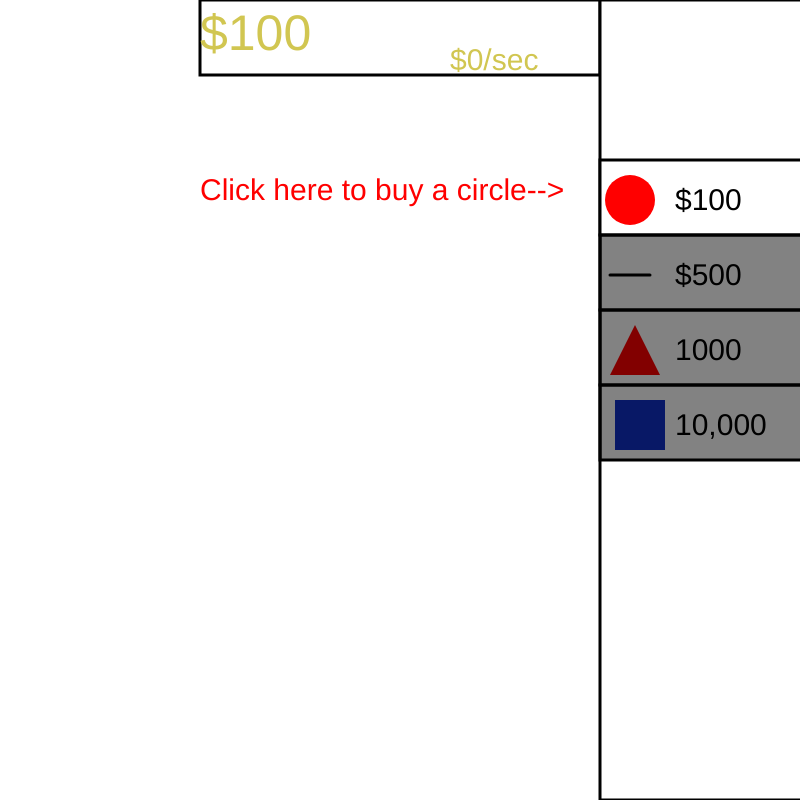
Frame 1 (no input)
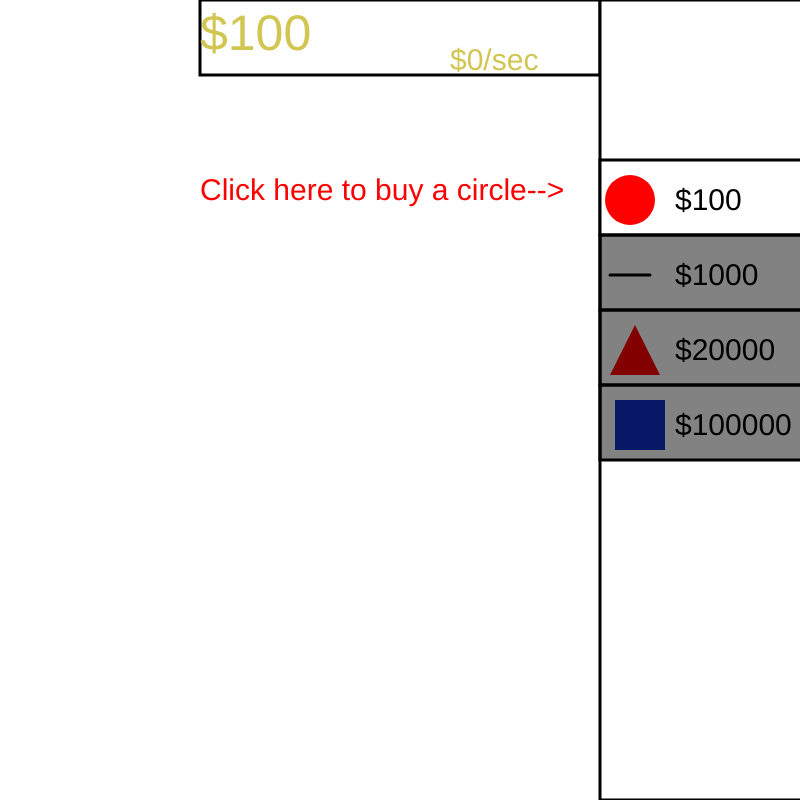
Frame 60 (no input)
Frame 120 (the mouse pressed at the canvas centre since frame 60): identical to frame 60, image omitted

The p5.js sketch that drew these frames (run headless with seeded random() and noise() and a simulated clock; from frame 60 on, the mouse is pressed at the canvas centre):

// p5.js sketch
// ── sketch.js
//one second
var os = 0;
//circle display(what the text says($100 or 2/sec))
var cD = "$100";
//line display
var lD = "$500";
//triangle display
var tD = "1000";
//square display
var sD = "10,000";

var $ = 100;
var $ps = 0;
var numC = 0;
var numL = 0;
var numT = 0;
var numS = 0;
var cPrice = 100;
var lPrice = 1000;
var tPrice = 20000;
var sPrice = 100000;
//tutorial step
var tStep = 0;
function setup() {
  createCanvas(800, 800);
  frameRate(30);
}

function draw() {
  background(255);
  strokeWeight(3);
  stroke(0);
  fill(255);
  rect(200, 0, 400, 75);
  rect(600, 0, 400, 800);

  //'buy a circle' box
  rect(600, 160, 400, 75);
  fill(255, 0, 0);
  noStroke();
  circle(630, 200, 50);
  fill(0);
  textSize(30);
  text(cD, 675, 210);
  cD = "$" + cPrice;
  if ($ < cPrice - 1) {
    fill(0, 0, 0, 125);
    rect(600, 160, 400, 75);
  }
  if (numC > 0) {
    cPrice = numC * 2 + 100;
  }

  //'buy a line' box
  stroke(0);
  noFill();
  rect(600, 235, 400, 75);
  fill(255, 0, 0);
  line(610, 275, 650, 275);
  fill(0);
  noStroke();
  textSize(30);
  text(lD, 675, 285);
  lD = "$" + lPrice;
  if ($ < lPrice - 1) {
    fill(0, 0, 0, 125);
    rect(600, 235, 400, 75);
  }
  if (numL > 0) {
    lPrice = numL * 3 + 1000;
  }

  //'buy triangle' box
  noFill();
  stroke(0);
  rect(600, 310, 400, 75);
  fill(255, 0, 0);
  noStroke();
  triangle(610, 375, 635, 325, 660, 375);
  fill(0);
  noStroke();
  textSize(30);
  text(tD, 675, 360);
  tD = "$" + tPrice;
  if ($ < tPrice - 1) {
    fill(0, 0, 0, 125);
    rect(600, 310, 400, 75);
  }
  if (numT > 0) {
    tPrice = numT * 4 + 20000;
  }

  //'buy a square' box
  noFill();
  stroke(0);
  rect(600, 385, 400, 75);
  fill(16, 46, 199);
  noStroke();
  rect(615, 400, 50, 50);
  fill(0);
  textSize(30);
  text(sD, 675, 435);
  sD = "$" + sPrice;
  if ($ < sPrice - 1) {
    fill(0, 0, 0, 125);
    rect(600, 385, 400, 75);
  }
  if (numS > 0) {
    sPrice = numS * 5 + 100000;
  }

  fill(0);
  textSize(50);
  fill(209, 198, 81);
  text("$" + $, 200, 50);

  textSize(30);
  text("$" + $ps + "/sec", 450, 70);
  fill(255, 0, 0);
  stroke(0);

  //Shapes
  if (numL > 0) {
    stroke(6, 150, 207);
    line(350, 150, 550, 150);
  }
  noStroke();
  if (numC > 0) {
    noStroke();
    fill(255, 0, 0);
    circle(125, 150, 200);
  }

  if (numT > 0) {
    fill(138, 41, 186);
    triangle(25, 600, 125, 450, 225, 600);
  }
  if (numS > 0) {
    fill(16, 46, 199);
    rect(350, 450, 200, 200);
  }
  if (tStep === 0) {
    fill(255, 0, 0);
    text("Click here to buy a circle-->", 200, 200);
    if (
      mouseX > 600 &&
      mouseY > 160 &&
      mouseY < 235 &&
      $ > 99 &&
      mouseIsPressed
    ) {
      numC = numC + 1;
      $ = $ - 100;
      if (tStep === 0) {
        tStep = 1;
      }
    }
  }

  if (tStep === 1) {
    fill(255, 0, 0);
    text("<-- This is your circle", 250, 200);
    fill(0);
    stroke(0);
    rect(400, 210, 100, 50);
    fill(255, 0, 0);
    text("Next", 410, 250);
    if (
      mouseX > 400 &&
      mouseX < 500 &&
      mouseY > 210 &&
      mouseY < 260 &&
      mouseIsPressed &&
      tStep === 1
    ) {
      tStep = 2;
    }
  }
  if (tStep === 2) {
    fill(255, 0, 0);
    textSize(20);
    text(
      "Circles make $1 every second. You can click the circle to get more money",
      250,
      125,
      300,
      200
    );
    fill(0);
    stroke(0);
    rect(300, 210, 100, 50);
    fill(255, 0, 0);
    text("Next", 310, 250);
    if (
      mouseX > 300 &&
      mouseX < 400 &&
      mouseY > 210 &&
      mouseY < 260 &&
      mouseIsPressed &&
      tStep === 2
    ) {
      tStep = 3;
    }
    textSize(30);
  }

  if (tStep === 3) {
    fill(255, 0, 0);
    text("Let's play!", 250, 200);
    fill(0);
    stroke(0);
    rect(400, 210, 100, 50);
    fill(255, 0, 0);
    text("Next", 410, 250);
    if (
      mouseX > 400 &&
      mouseX < 500 &&
      mouseY > 210 &&
      mouseY < 260 &&
      mouseIsPressed &&
      tStep === 3
    ) {
      tStep = 4;
    }
  }

  if (tStep === 4) {
    if (mouseX > 600 && mouseY > 160 && mouseY < 235) {
      cD = "+$1/sec";
    }
    if (mouseX > 600 && mouseY > 235 && mouseX < 800 && mouseY < 300) {
      lD = "+$12/sec";
    }
    if (mouseX > 600 && mouseY > 300 && mouseX < 800 && mouseY < 390) {
      tD = "+$250/sec";
    }
    if (mouseX > 599 && mouseY > 384 && mouseY < 461 && $ > sPrice - 1) {
      sD = "+$1,300/sec";
    }

    $ps = numC * 1 + numL * 12 + numT * 250 + numS * 1300;

    if (os === 30) {
      $ = $ + $ps;
      os = 0;
    }
    os = os + 1;
  }
  if (numC > 0) {
    strokeWeight(1);
    stroke(0);
    textSize(20);
    fill(0);
    text(numC, 125, 150);
    textSize(30);
  }
  if (numL > 0) {
    strokeWeight(1);
    stroke(0);
    textSize(20);
    fill(0);
    text(numL, 450, 145);
    textSize(30);
  }
  if (numT > 0) {
    strokeWeight(1);
    stroke(0);
    textSize(20);
    text(numT, 125, 550);
  }
  if (numS > 0) {
    strokeWeight(1);
    stroke(0);
    textSize(20);
    text(numS, 448, 550);
  }
}
mouseClicked = function () {
  //print(mouseX + "," + mouseY);
  //buying a circle
  if (
    $ > cPrice - 1 &&
    tStep === 4 &&
    mouseX > 600 &&
    mouseY > 160 &&
    mouseY < 235
  ) {
    numC = numC + 1;
    $ = $ - cPrice;
  }
  //buying a line
  if (
    $ > lPrice - 1 &&
    mouseX > 600 &&
    mouseY > 235 &&
    mouseX < 800 &&
    mouseY < 300
  ) {
    numL = numL + 1;
    $ = $ - lPrice;
  }
  //buying a triangle
  if (
    mouseX > 600 &&mouseY > 300 &&mouseX < 800 &&mouseY < 390 &&$ > tPrice - 1) {
    numT = numT + 1;
    $ = $ - tPrice;
  }
  //buying a square
  if (mouseX > 599 && mouseY > 384 && mouseY < 461 && $ > sPrice - 1) {
    numS = numS + 1;
    $ = $ - sPrice;
  }
  if (mouseX > 30 && mouseY > 50 && mouseX < 215 && mouseY < 250) {
    $ = $ + numC;
  }
  if (mouseX > 350 && mouseY > 122 && mouseX < 556 && mouseY < 168) {
    $ = $ + numL * 20;
  }
  if (mouseX > 25 && mouseY > 446 && mouseX < 225 && mouseY < 601) {
    $ = $ + numT * 100;
  }
  if (mouseX > 350 && mouseY > 450 && mouseX < 556 && mouseY < 650) {
    $ = $ + numS * 150;
  }
};
